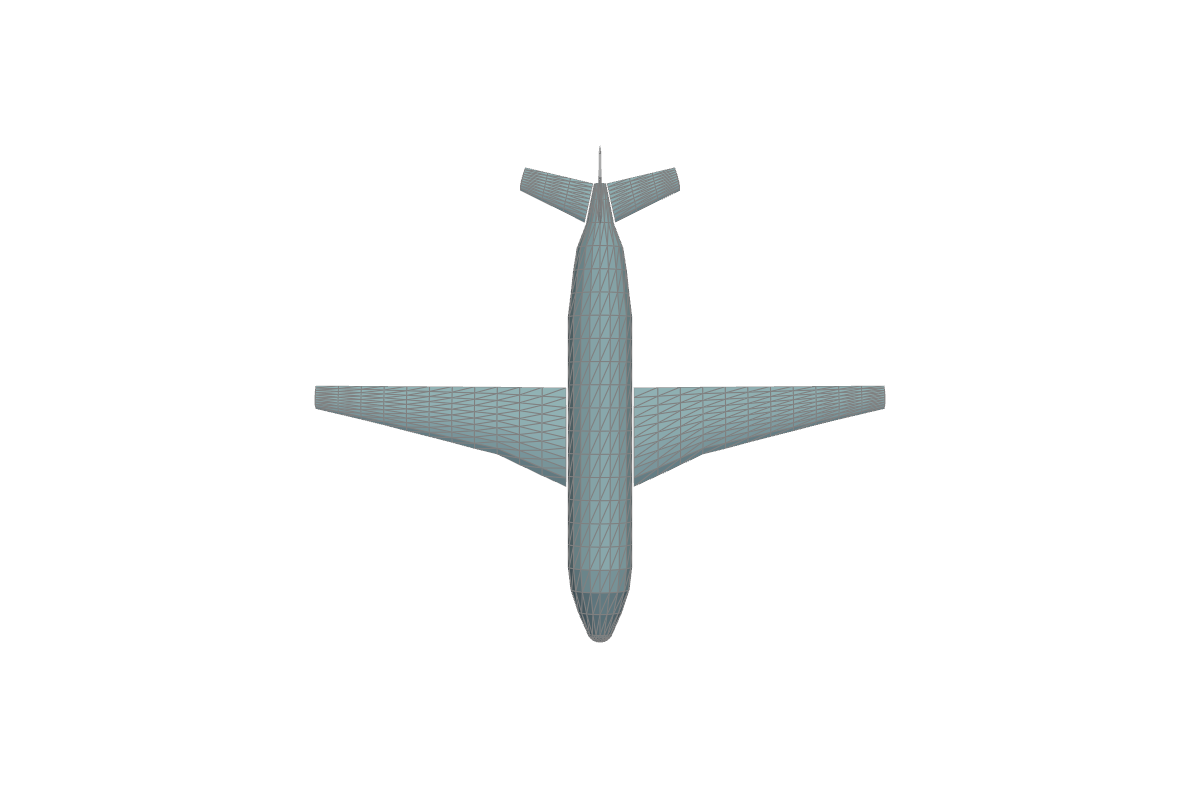

The Python source for this figure:
"""Generate basic airplane mesh visualization for README."""

from torchmesh.examples.pyvista_datasets.airplane import load
from pathlib import Path

### Load airplane mesh
mesh = load()

plotter = mesh.draw(show=False)
plotter.camera.zoom(2.0)
plotter.background_color = "white"
plotter.screenshot(Path(__file__).parent / "airplane.png")
plotter.show(jupyter_backend="static")

mesh = mesh.subdivide(levels=2, filter="loop")
mesh.point_data["curvature"] = mesh.gaussian_curvature_vertices
plotter = mesh.draw(
    point_scalars="curvature",
    alpha_points=0,
    alpha_edges=0,
    show_edges=False,
    show=False,
    cmap="RdBu_r",
    vmin=-1e-5,
    vmax=1e-5,
)
plotter.camera.zoom(2.0)
plotter.background_color = "white"
plotter.screenshot(Path(__file__).parent / "airplane_gaussian_curvature.png")
plotter.show(jupyter_backend="static")

mesh.point_data["curvature"] = mesh.mean_curvature_vertices
plotter = mesh.draw(
    point_scalars="curvature",
    alpha_points=0,
    alpha_edges=0,
    show_edges=False,
    show=False,
    cmap="RdBu_r",
    vmin=-0.01,
    vmax=0.01,
)
plotter.camera.zoom(2.0)
plotter.background_color = "white"
plotter.screenshot(Path(__file__).parent / "airplane_mean_curvature.png")
plotter.show(jupyter_backend="static")
